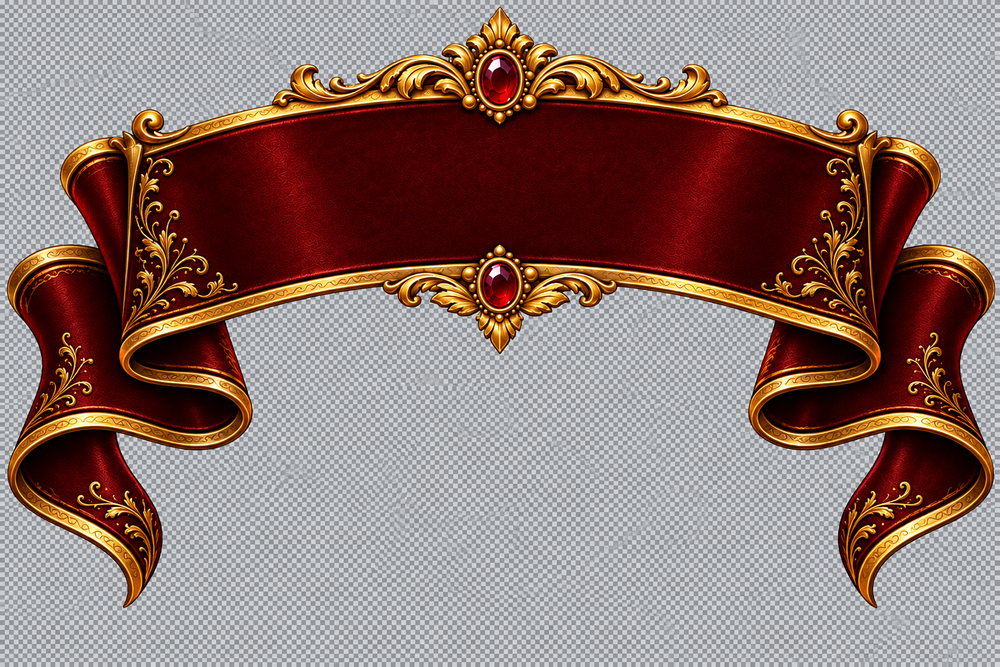
#> input picture ProjectDocs/AI/VictoryStyleAlignment/CelebrationR4/Sources/Banner_Generated_Raw.png, 1000 x 667 px, shrunk from 1536 x 1024 before the run
$ python LocalTransparencyCleanup.py
#> lines starting #> are read from the running program, lines starting #| are printed output that depends on the picture; after the words box and inside, x2 and y2 are one past the last pixel; in counts of white or black regions, pixels touching at a corner belong together
"""Remove the generated exterior checkerboard; never sample the screen reference.

Uses the user's existing 'Allow local transparency cleanup' authorization.
Run with the system Python (Pillow and numpy). Opaque artwork RGB is unchanged.
"""
from pathlib import Path
from collections import deque
import hashlib
import json
import numpy as np
from PIL import Image

root = Path(__file__).resolve().parents[5]
review = Path(__file__).resolve().parent.parent
source = Path(__file__).with_name('Banner_Generated_Raw.png')
destination = root / 'Assets/LegendsOfRus/Resources/ProductionUI/VictoryAligned/banner_r4.png'
rgb = np.asarray(Image.open(source).convert('RGB')).copy()
#> rgb is the input picture: shape (667, 1000, 3); mean R, G, B 142.5, 119.2, 112.4
height, width = rgb.shape[:2]
#> height = 667; width = 1000
neutral = (np.ptp(rgb, axis=2) < 38) & (rgb.min(axis=2) > 66)
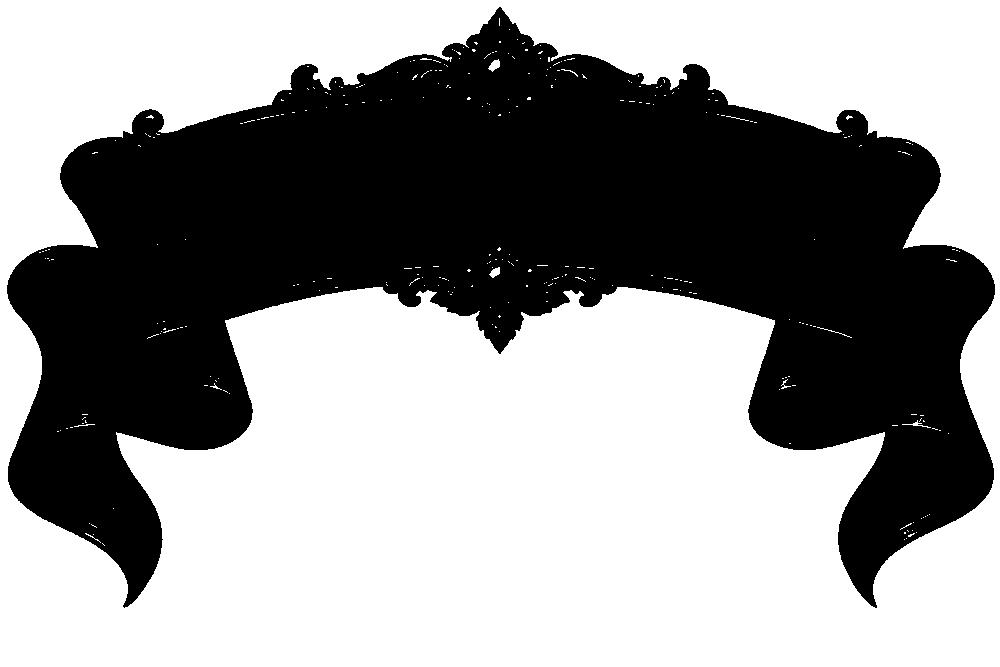
#> neutral: shape (667, 1000) bool; 59% white; 1 black region, box (x1, y1, x2, y2) and area: (7, 7, 995, 608) 273615
exterior = np.zeros((height, width), dtype=bool)
queue = deque()
for x in range(width):
    for y in (0, height - 1):
        if neutral[y, x] and not exterior[y, x]:
            exterior[y, x] = True
            queue.append((y, x))
#> exterior: shape (667, 1000) bool; 0.3% white in thin lines or dots
for y in range(height):
    for x in (0, width - 1):
        if neutral[y, x] and not exterior[y, x]:
            exterior[y, x] = True
            queue.append((y, x))
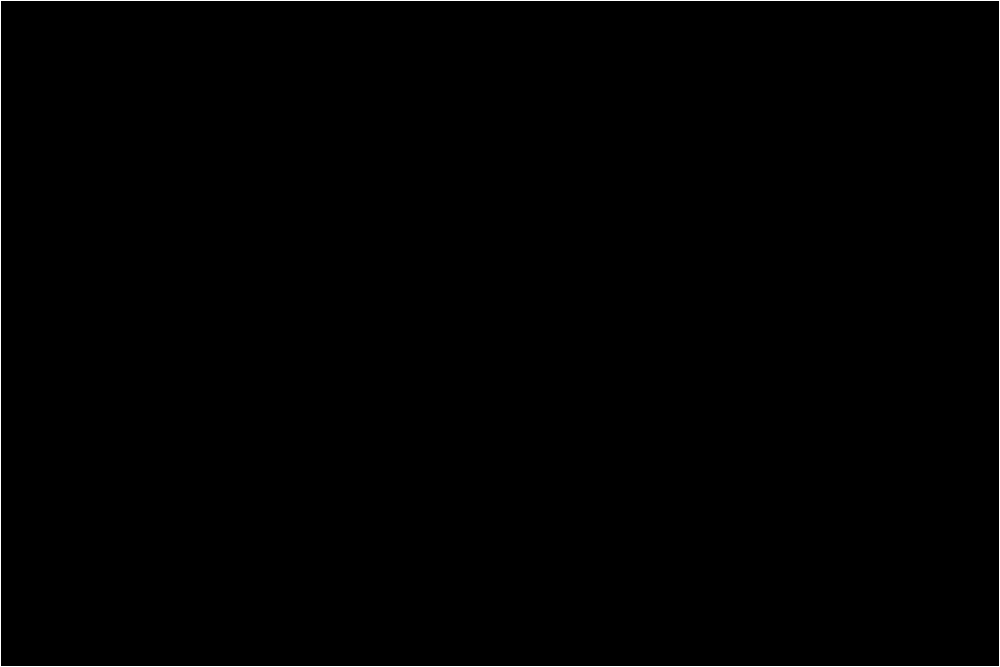
#> exterior: shape (667, 1000) bool; 0.5% white in thin lines or dots
while queue:
    y, x = queue.popleft()
    for yy, xx in ((y - 1, x), (y + 1, x), (y, x - 1), (y, x + 1)):
        if 0 <= yy < height and 0 <= xx < width and neutral[yy, xx] and not exterior[yy, xx]:
            exterior[yy, xx] = True
            queue.append((yy, xx))
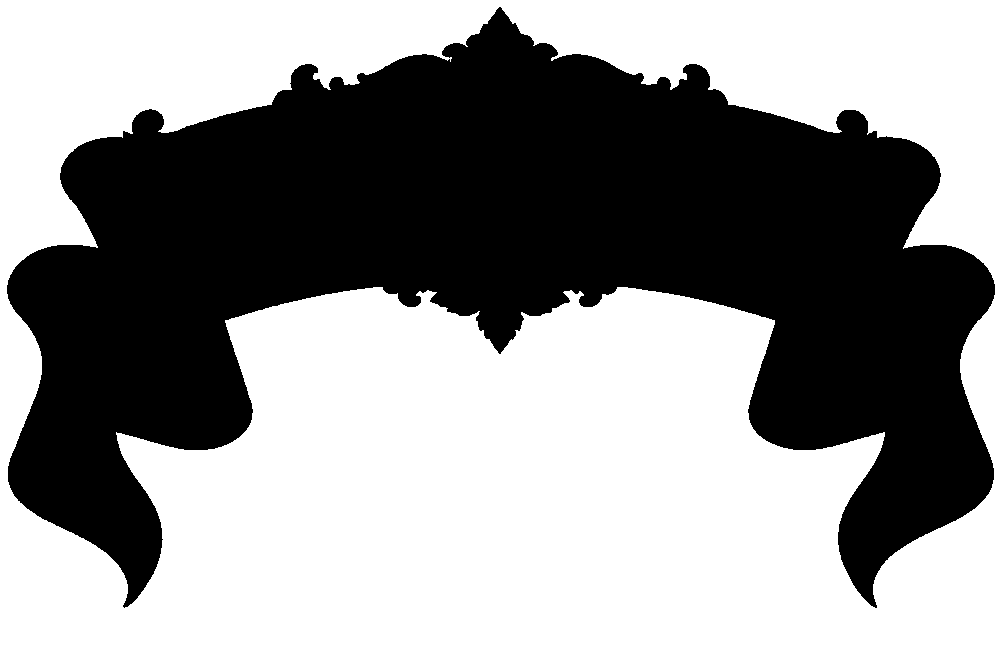
#> exterior: shape (667, 1000) bool; 58.8% white; 1 black region, box (x1, y1, x2, y2) and area: (7, 7, 995, 608) 274931
alpha = np.where(exterior, 0, 255).astype(np.uint8)
rgba = np.dstack((rgb, alpha))
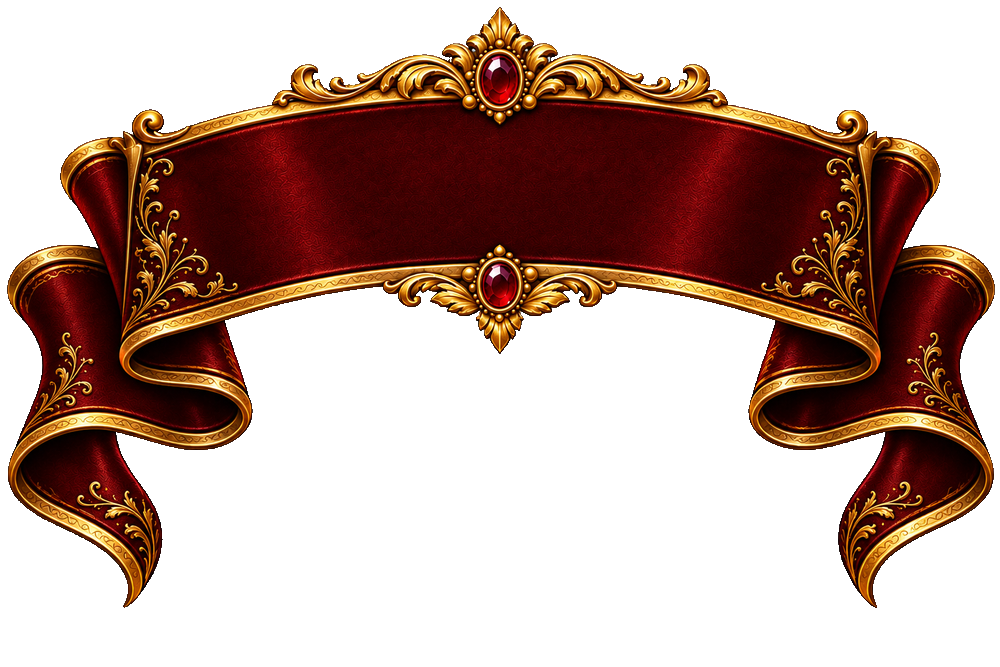
#> rgba: shape (667, 1000, 4); mean R, G, B, A 142.5, 119.2, 112.4, 105.1; transparent parts drawn white
sprite = Image.fromarray(rgba, 'RGBA')
box = sprite.getbbox()
#> box = (7, 7, 995, 608)
box = (max(0, box[0] - 6), max(0, box[1] - 6), min(width, box[2] + 6), min(height, box[3] + 6))
#> box = (1, 1, 1000, 614)
sprite = sprite.crop(box)
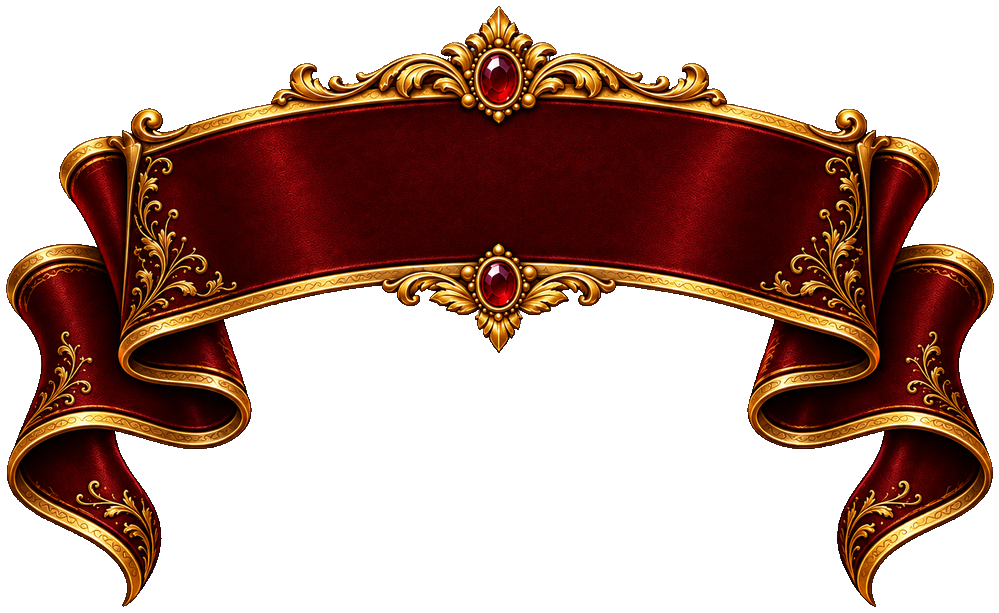
#> sprite: PIL image 999x613 RGBA; mean R, G, B, A 139.6, 114, 106.3, 114.5; transparent parts drawn white
sprite.save(destination)
for name, color in (('Black', (0, 0, 0, 255)), ('White', (255, 255, 255, 255)), ('Magenta', (230, 0, 190, 255))):
    bg = Image.new('RGBA', sprite.size, color)
    bg.alpha_composite(sprite)
    bg.convert('RGB').save(review / 'QA' / ('BannerAlpha_' + name + '.png'))
#> this loop made 3 passes
#> pass 1, `bg.convert('RGB').save(review / 'QA' / ('BannerAlpha_' + name + '.png'))`:
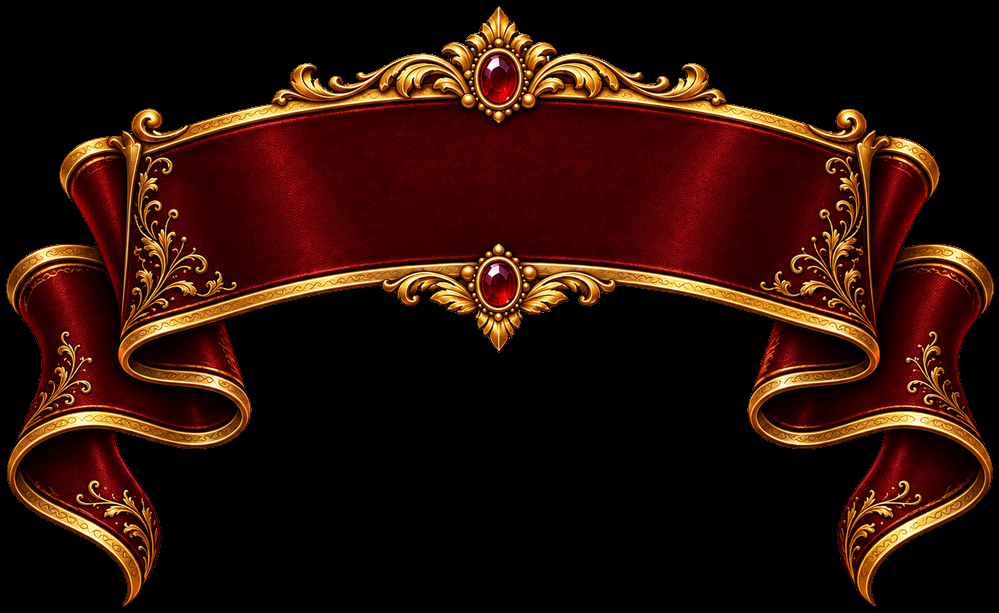
#> saved as BannerAlpha_Black.png: PIL image 999x613 RGB; mean R, G, B 43.5, 16.5, 6.7
#> after the loop:
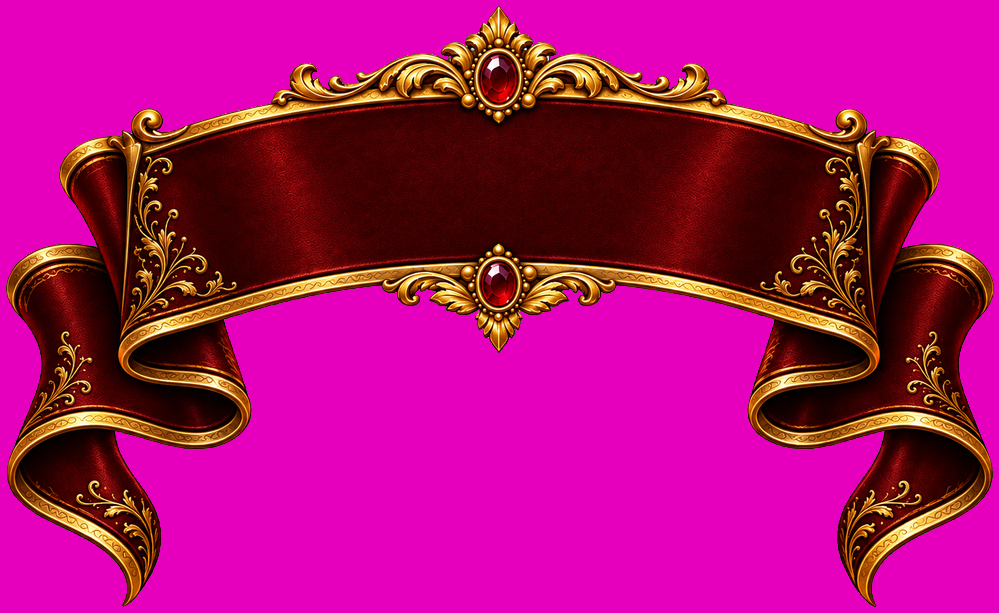
#> bg: PIL image 999x613 RGBA; mean R, G, B, A 170.3, 16.5, 111.4, 255
report = {
    'source': str(source), 'source_size': [width, height], 'source_mode': Image.open(source).mode,
    'output': str(destination.relative_to(root)), 'output_size': list(sprite.size),
    'trim_box': box, 'exterior_pixels_cleared': int(exterior.sum()),
    'method': 'Border-connected neutral exclusion (RGB max-min < 38 and min > 66); 6px transparent-padding trim only',
    'opaque_rgb_unchanged': bool(np.array_equal(np.asarray(sprite)[:, :, :3], rgb[box[1]:box[3], box[0]:box[2]])),
    'authorization': "Earlier user reply: Allow local transparency cleanup",
    'source_sha256': hashlib.sha256(source.read_bytes()).hexdigest(),
    'output_sha256': hashlib.sha256(destination.read_bytes()).hexdigest(),
}
(review / 'QA' / 'BannerTransparencyCleanup.json').write_text(json.dumps(report, indent=2) + '\n')
print(json.dumps(report, indent=2))
#> (printed output is left out)
